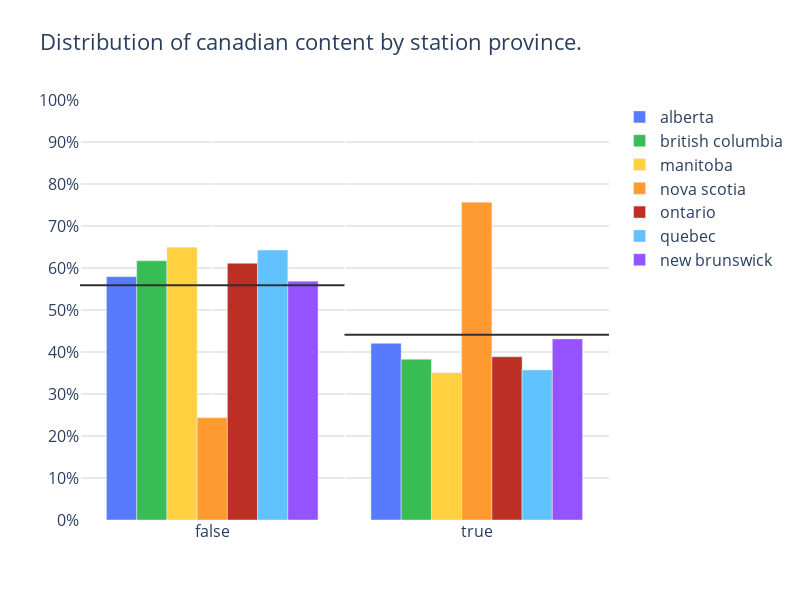

Source (notebook cell):
### Code cell
plot_categorical_comparison(
                                        categories = df['canadian_content'], 
                                        compare_by = df['station_province'], 
                                        # category_filter=['yes','no'], 
                                        color_dict=COLOR_DICT )

### Figure 1 — Plotly figure (JSON) as saved in the notebook; plotly's stock layout.template omitted (floating-point values rounded to 4 significant figures)
{"data": [{"marker": {"color": "#587AFF"}, "name": "alberta", "type": "bar", "x": [false, true], "y": [0.5794, 0.4206]}, {"marker": {"color": "#37BD54"}, "name": "british columbia", "type": "bar", "x": [false, true], "y": [0.6172, 0.3828]}, {"marker": {"color": "#FFD140"}, "name": "manitoba", "type": "bar", "x": [false, true], "y": [0.6492, 0.3508]}, {"marker": {"color": "#FF9A30"}, "name": "nova scotia", "type": "bar", "x": [false, true], "y": [0.2436, 0.7564]}, {"marker": {"color": "#BD2F24"}, "name": "ontario", "type": "bar", "x": [false, true], "y": [0.6113, 0.3887]}, {"marker": {"color": "#60C3FF"}, "name": "quebec", "type": "bar", "x": [false, true], "y": [0.6426, 0.3574]}, {"marker": {"color": "#9552FF"}, "name": "new brunswick", "type": "bar", "x": [false, true], "y": [0.5687, 0.4313]}, {"marker": {"color": "#303030"}, "mode": "lines", "name": "False_average", "showlegend": false, "type": "scatter", "x": [0, 1], "xaxis": "x2", "y": [0.5589, 0.5589]}, {"marker": {"color": "#303030"}, "mode": "lines", "name": "True_average", "showlegend": false, "type": "scatter", "x": [1, 2], "xaxis": "x2", "y": [0.4411, 0.4411]}], "layout": {"barmode": "group", "font": {"size": 16}, "height": 600, "plot_bgcolor": "white", "title": {"text": "Distribution of canadian content by station province."}, "width": 800, "xaxis2": {"overlaying": "x", "range": [0, 2], "showticklabels": false}, "yaxis": {"dtick": 0.1, "gridcolor": "lightgray", "range": [0, 1], "tickformat": ".0%"}}}
